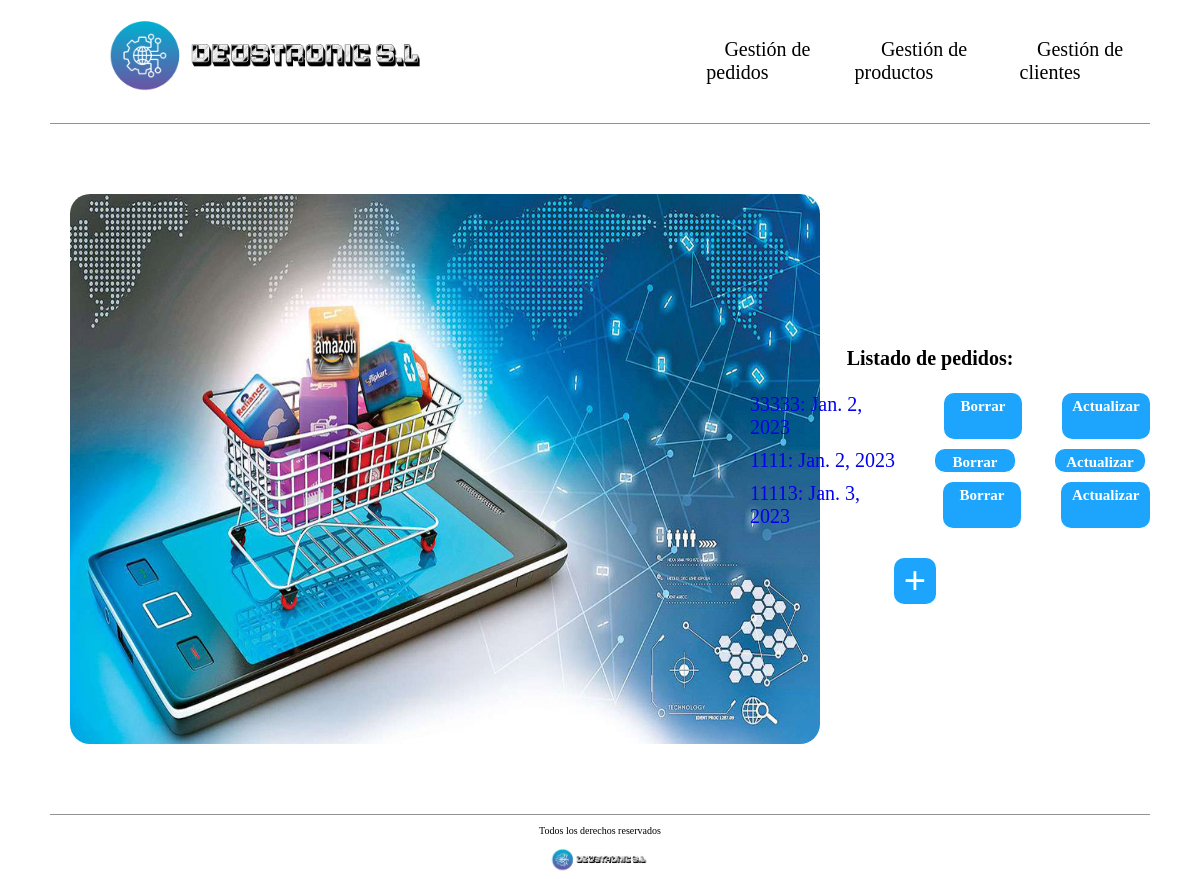
Page /deustronic/pedido/ on the earlier database version.
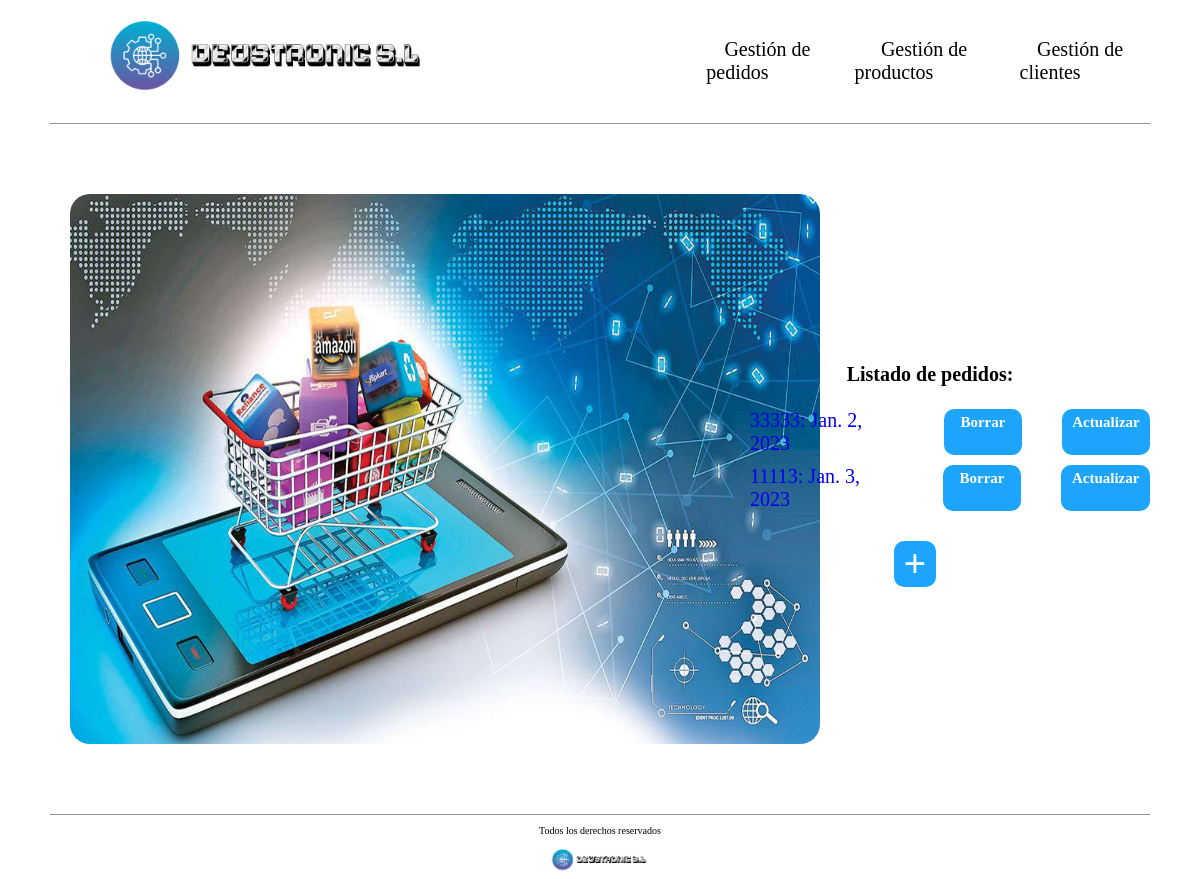
Same page on the later database version.
### empresaDjango/models.py (models this page shows, shortened)
class Pedido(models.Model):
    cliente = models.ForeignKey(Cliente, on_delete=models.CASCADE)
    cod_pedido = models.CharField(max_length=10)
    fecha = models.DateField()
    precio_total = models.IntegerField(default=0)

### empresaDjango/views.py (the view)
# urls.py: path('pedido/', views.index_pedido, name='index_ped'),
def index_pedido(request):
    pedidos = Pedido.objects.all()
    return render(request, 'index_pedido.html', {'listado_pedidos': pedidos})

### empresaDjango/templates/index_pedido.html (shortened to what this page needs)
{% extends 'base.html' %}
{% load static %}
{% block contenido%}
        <div class="contenedor-principal-index">
            <div class="parte-izquierda">
                <img src="{% static 'images/pedidos.png'%}" alt="Foto con un carrito de la compra simbolizando un pedido" />
            </div>
            <div class="parte-derecha">
            <h1>Listado de pedidos:</h1>
                <ul>
                    {% for p in listado_pedidos %}
                    <li class="listados">
                        <a href="{% url 'detail_ped' p.cod_pedido %}">
                        {{ p.cod_pedido }}: {{ p.fecha }}
                        </a>
                        <div class="boton_borrar"> <a  href="{% url 'borrar_pedido' p.cod_pedido %}"> Borrar </a> </div>
                        <div class="boton_actualizar"> <a  href="{% url 'actualizar_pedido' p.cod_pedido %}"> Actualizar </a> </div>
                    </li>
                    {% endfor %}
                </ul>
                <div class="boton_crear_pedidos">
                        <a  href="{% url 'pedido_create' %}"> + </a>
                </div>
            </div>
        </div>
{% endblock %}

Differences in the rows shown:
removed Pedido: cod_pedido "1111", fecha "Jan. 2, 2023"
